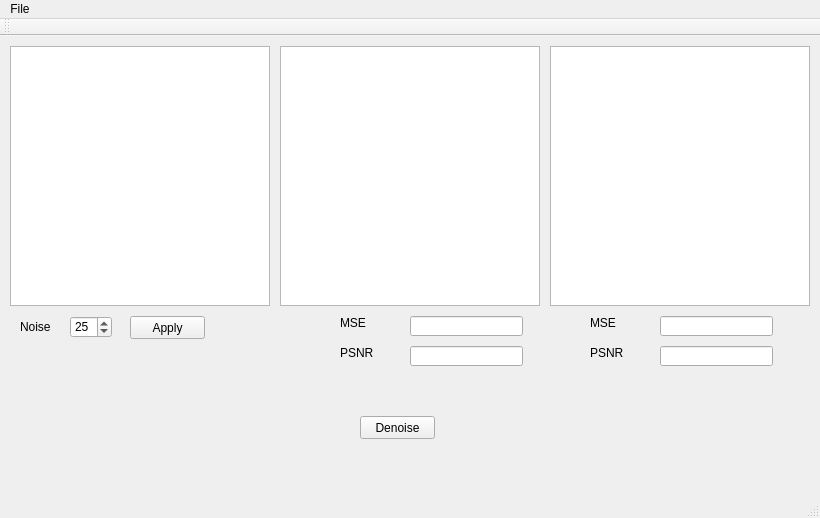
<?xml version="1.0" encoding="UTF-8"?>
<ui version="4.0">
 <class>MainWindow</class>
 <widget class="QMainWindow" name="MainWindow">
  <property name="geometry">
   <rect>
    <x>0</x>
    <y>0</y>
    <width>820</width>
    <height>518</height>
   </rect>
  </property>
  <property name="sizePolicy">
   <sizepolicy hsizetype="Fixed" vsizetype="Fixed">
    <horstretch>0</horstretch>
    <verstretch>0</verstretch>
   </sizepolicy>
  </property>
  <property name="minimumSize">
   <size>
    <width>820</width>
    <height>518</height>
   </size>
  </property>
  <property name="maximumSize">
   <size>
    <width>820</width>
    <height>518</height>
   </size>
  </property>
  <property name="windowTitle">
   <string>MainWindow</string>
  </property>
  <widget class="QWidget" name="centralWidget">
   <widget class="QGraphicsView" name="graphicsView">
    <property name="geometry">
     <rect>
      <x>10</x>
      <y>10</y>
      <width>260</width>
      <height>260</height>
     </rect>
    </property>
   </widget>
   <widget class="QGraphicsView" name="graphicsView_2">
    <property name="geometry">
     <rect>
      <x>280</x>
      <y>10</y>
      <width>260</width>
      <height>260</height>
     </rect>
    </property>
   </widget>
   <widget class="QGraphicsView" name="graphicsView_3">
    <property name="geometry">
     <rect>
      <x>550</x>
      <y>10</y>
      <width>260</width>
      <height>260</height>
     </rect>
    </property>
   </widget>
   <widget class="QSpinBox" name="noiseBox">
    <property name="geometry">
     <rect>
      <x>70</x>
      <y>280</y>
      <width>42</width>
      <height>22</height>
     </rect>
    </property>
    <property name="maximum">
     <number>100</number>
    </property>
    <property name="value">
     <number>25</number>
    </property>
   </widget>
   <widget class="QLabel" name="label">
    <property name="geometry">
     <rect>
      <x>20</x>
      <y>280</y>
      <width>51</width>
      <height>21</height>
     </rect>
    </property>
    <property name="text">
     <string>Noise</string>
    </property>
   </widget>
   <widget class="QPushButton" name="noise">
    <property name="geometry">
     <rect>
      <x>130</x>
      <y>280</y>
      <width>75</width>
      <height>23</height>
     </rect>
    </property>
    <property name="text">
     <string>Apply</string>
    </property>
   </widget>
   <widget class="QLineEdit" name="mse1">
    <property name="geometry">
     <rect>
      <x>410</x>
      <y>280</y>
      <width>113</width>
      <height>20</height>
     </rect>
    </property>
   </widget>
   <widget class="QLineEdit" name="psnr1">
    <property name="geometry">
     <rect>
      <x>410</x>
      <y>310</y>
      <width>113</width>
      <height>20</height>
     </rect>
    </property>
   </widget>
   <widget class="QLabel" name="label_2">
    <property name="geometry">
     <rect>
      <x>340</x>
      <y>280</y>
      <width>47</width>
      <height>13</height>
     </rect>
    </property>
    <property name="text">
     <string>MSE</string>
    </property>
   </widget>
   <widget class="QLabel" name="label_3">
    <property name="geometry">
     <rect>
      <x>340</x>
      <y>310</y>
      <width>47</width>
      <height>13</height>
     </rect>
    </property>
    <property name="text">
     <string>PSNR</string>
    </property>
   </widget>
   <widget class="QLineEdit" name="psnr2">
    <property name="geometry">
     <rect>
      <x>660</x>
      <y>310</y>
      <width>113</width>
      <height>20</height>
     </rect>
    </property>
   </widget>
   <widget class="QLabel" name="label_4">
    <property name="geometry">
     <rect>
      <x>590</x>
      <y>280</y>
      <width>47</width>
      <height>13</height>
     </rect>
    </property>
    <property name="text">
     <string>MSE</string>
    </property>
   </widget>
   <widget class="QLabel" name="label_5">
    <property name="geometry">
     <rect>
      <x>590</x>
      <y>310</y>
      <width>47</width>
      <height>13</height>
     </rect>
    </property>
    <property name="text">
     <string>PSNR</string>
    </property>
   </widget>
   <widget class="QLineEdit" name="mse2">
    <property name="geometry">
     <rect>
      <x>660</x>
      <y>280</y>
      <width>113</width>
      <height>20</height>
     </rect>
    </property>
   </widget>
   <widget class="QPushButton" name="denoise">
    <property name="geometry">
     <rect>
      <x>360</x>
      <y>380</y>
      <width>75</width>
      <height>23</height>
     </rect>
    </property>
    <property name="text">
     <string>Denoise</string>
    </property>
   </widget>
  </widget>
  <widget class="QMenuBar" name="menuBar">
   <property name="geometry">
    <rect>
     <x>0</x>
     <y>0</y>
     <width>820</width>
     <height>21</height>
    </rect>
   </property>
   <widget class="QMenu" name="menuFile">
    <property name="title">
     <string>File</string>
    </property>
    <addaction name="actionOpen"/>
   </widget>
   <addaction name="menuFile"/>
  </widget>
  <widget class="QToolBar" name="mainToolBar">
   <attribute name="toolBarArea">
    <enum>TopToolBarArea</enum>
   </attribute>
   <attribute name="toolBarBreak">
    <bool>false</bool>
   </attribute>
  </widget>
  <widget class="QStatusBar" name="statusBar"/>
  <action name="actionOpen">
   <property name="text">
    <string>Open</string>
   </property>
  </action>
 </widget>
 <layoutdefault spacing="6" margin="11"/>
 <resources/>
 <connections/>
</ui>
